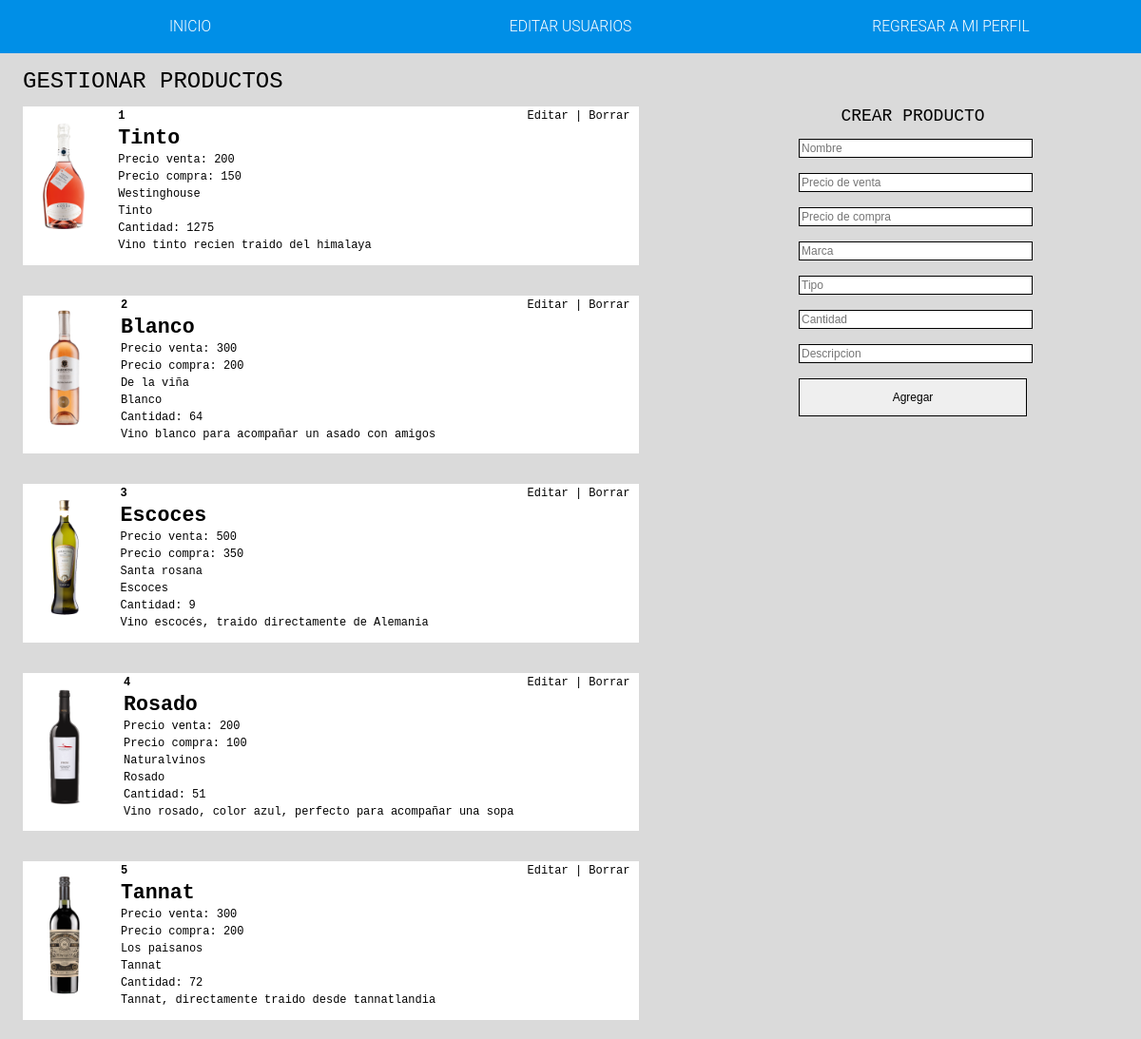
/panel/producto (signed in, upper part), run on an earlier commit of the app's database.
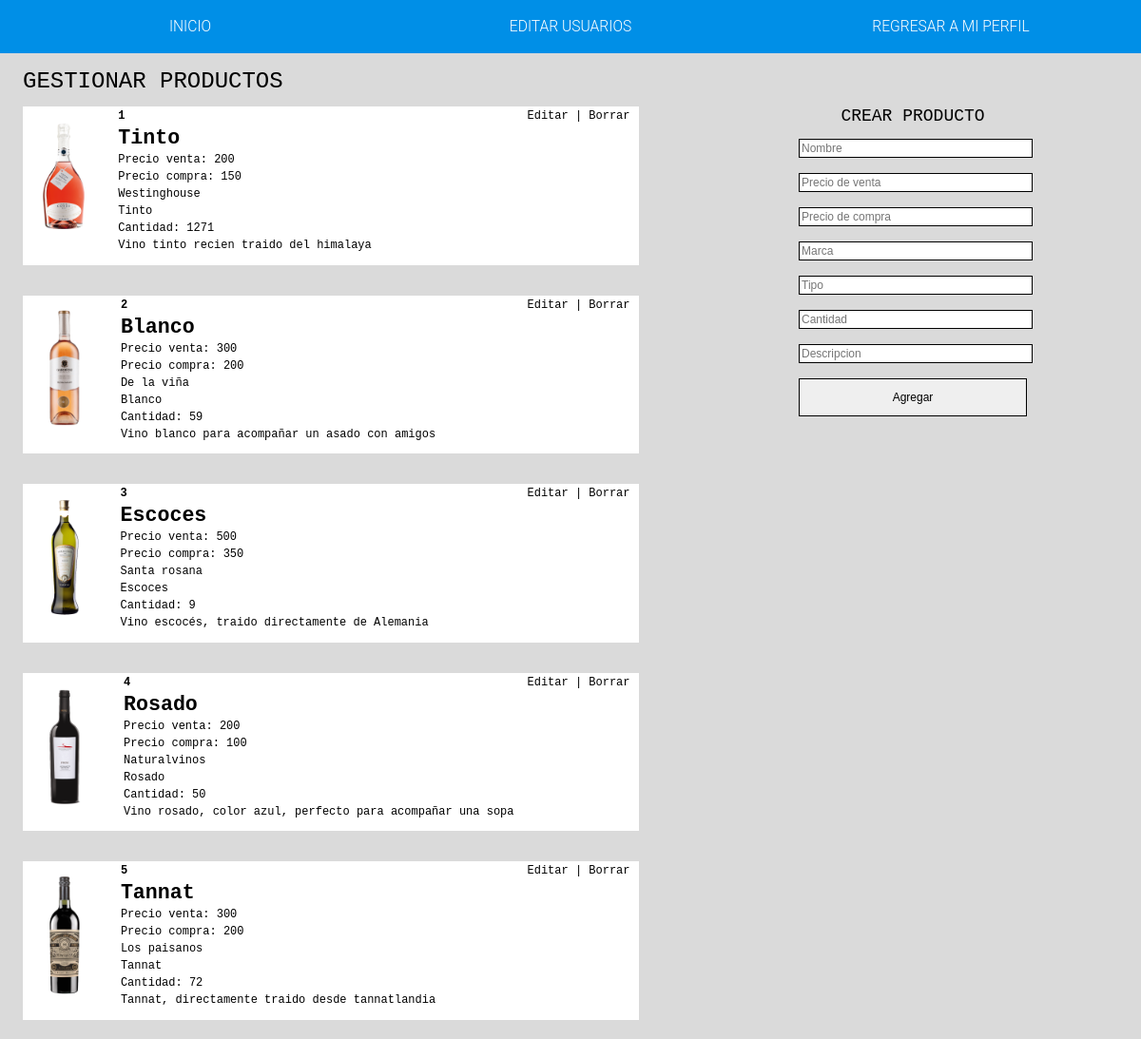
And on a later commit of the database.
### tables this page shows
CREATE TABLE `PRODUCTOS` (
  `pid` int(11) NOT NULL,
  `nombre` varchar(60) NOT NULL,
  `precio_venta` int(7) NOT NULL,
  `precio_compra` int(7) NOT NULL,
  `marca` varchar(32) NOT NULL,
  `tipo` varchar(24) DEFAULT NULL,
  `cantidad` int(11) NOT NULL,
  `img` varchar(60) NOT NULL,
  `descrip` varchar(100) NOT NULL
);

### libs/view.php (called while the page is built, shortened)
<?php
class View
{
    public function render($nombre)
    {
        require 'views/' . $nombre . '.php';
    }
}

### controllers/Panel_Controller.php (called while the page is built, shortened)
<?php
class Panel_Controller extends controller
{
    public function producto()
    {
        $this->view->render('login/panel/editarproducto');
    }
}

### index.php (called while the page is built, shortened)
<?php
require 'libs/view.php';
$app = new App();

### views/login/panel/editarproducto.php (the view, shortened to what this page needs)
<?php
require 'libs/connect.php';
?>
<!DOCTYPE html>
<html lang="en">
<head>
  <link rel="stylesheet" href="../public/css/login/panelproducto.css">
</head>
<body>
<nav class="noselect">
  <ul class="main-menu" id="main-menu">
    <li><a href="<?php echo constant('URL'); ?>">INICIO</a></li>
    <li><a href="<?php echo constant('URL'); ?>panel/editar">EDITAR USUARIOS</a></li>
    <li><a href="<?php echo constant('URL'); ?>perfil?uid=<?php echo $_SESSION['uid'] ?>">REGRESAR A MI PERFIL</a></li>
  </ul>
</nav>
<h1 id="gestionarh1">GESTIONAR PRODUCTOS</h1>
<section id="main">
<?php
$data = $conn->query("SELECT * FROM PRODUCTOS")->fetchAll();
  foreach ($data as $row){
    ?>
    <div class="productos">
    <img src="../<?php echo $row['img']; ?>" />
    <table class="options">
      <tr>
        <td><a href="editarproducto?pid=<?php echo $row['pid']; ?>">Editar</a> | <a
        href="producto?borrar=<?php echo $row['pid']; ?>" onclick="return Confirmar (this.form)">Borrar</a>
      </tr>
    </table>
    <table>
      <tr>
        <td class="id"><?php echo $row['pid']; ?></td></tr>
        <tr><td class="nombre"><?php echo $row['nombre']; ?></td></tr>
        <tr><td class="precio_venta">Precio venta: <?php echo $row['precio_venta']; ?></td></tr>
        <tr><td class="precio_compra">Precio compra: <?php echo $row['precio_compra']; ?></td></tr>
        <tr><td class="marca"><?php echo $row['marca']; ?></td></tr>
        <tr><td class="tipo"><?php echo $row['tipo']; ?></td></tr>
        <tr><td class="cantidad">Cantidad: <?php echo $row['cantidad']; ?></td></tr>
        <tr><td class="descrip"><?php echo $row['descrip']; ?></td></tr>
    </table>
    </div>
      <?php }
?>
</section>
<div class="crear">
<h1 id="crearh1">CREAR PRODUCTO</h1>
  <form action="producto" method="POST">
    <input name="nombre" type="text" placeholder="Nombre">
    <input name="precio_venta" type="text" placeholder="Precio de venta">
    <input name="precio_compra" type="text" placeholder="Precio de compra">
    <input name="marca" type="text" placeholder="Marca">
    <input name="tipo" type="text" placeholder="Tipo">
    <input name="cantidad" type="text" placeholder="Cantidad">
    <input name="descrip" type="text" placeholder="Descripcion">
    <input type="submit" value="Agregar">
  </form>
</div>
</body>
</html>

What changed in the data, as far as the page shows it:
changed productos "Tinto": cantidad "1275" → "1271"
changed productos "Blanco": cantidad "64" → "59"
changed productos "Rosado": cantidad "51" → "50"
